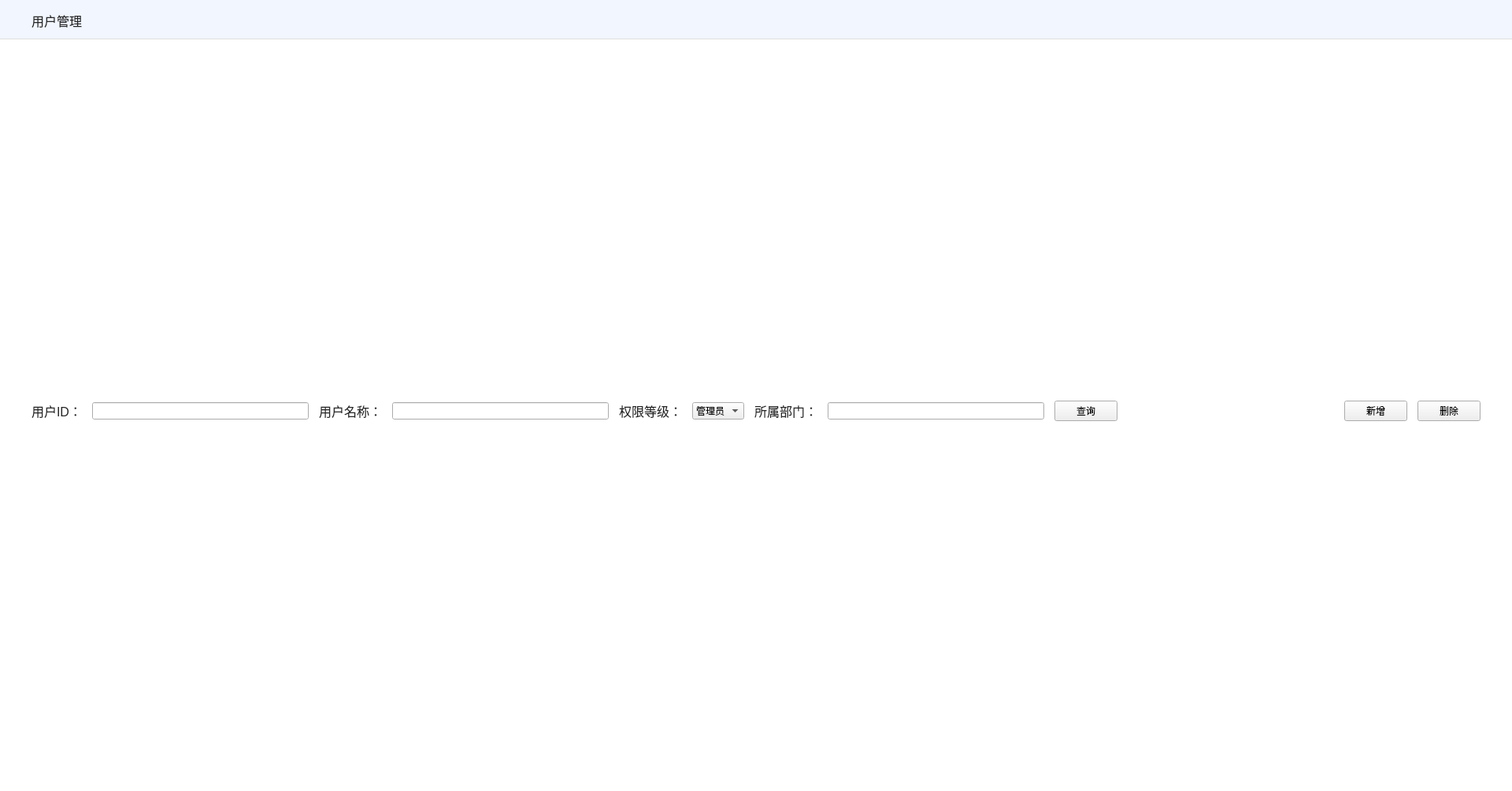
<?xml version="1.0" encoding="UTF-8"?>
<ui version="4.0">
 <class>UserPage</class>
 <widget class="QWidget" name="UserPage">
  <property name="geometry">
   <rect>
    <x>0</x>
    <y>0</y>
    <width>1920</width>
    <height>1005</height>
   </rect>
  </property>
  <property name="windowTitle">
   <string>Form</string>
  </property>
  <property name="styleSheet">
   <string notr="true"/>
  </property>
  <widget class="QWidget" name="topWidget" native="true">
   <property name="geometry">
    <rect>
     <x>0</x>
     <y>0</y>
     <width>1920</width>
     <height>50</height>
    </rect>
   </property>
   <property name="styleSheet">
    <string notr="true">QWidget#topWidget{
	background:rgba(241,246,255,1);
	border-style:solid;
	border-color:#DFDFDF;
	border-width: 0px 0px 1px 0px;
}</string>
   </property>
   <widget class="QLabel" name="label">
    <property name="geometry">
     <rect>
      <x>40</x>
      <y>15</y>
      <width>64</width>
      <height>21</height>
     </rect>
    </property>
    <property name="styleSheet">
     <string notr="true">width:64px;
height:21px;
font-size:16px;
font-family:微软雅黑;
color:rgba(38,38,38,1);
line-height:21px;</string>
    </property>
    <property name="text">
     <string>用户管理</string>
    </property>
   </widget>
  </widget>
  <widget class="QWidget" name="mainWidget" native="true">
   <property name="geometry">
    <rect>
     <x>0</x>
     <y>50</y>
     <width>1920</width>
     <height>955</height>
    </rect>
   </property>
   <property name="styleSheet">
    <string notr="true">QWidget#mainWidget{
	background:#ffffff;
}
QLabel{
width:64px;
height:21px;
font-size:16px;
font-family:微软雅黑;
color:rgba(38,38,38,1);
line-height:21px;
}</string>
   </property>
   <layout class="QVBoxLayout" name="hLayout">
    <property name="spacing">
     <number>13</number>
    </property>
    <property name="leftMargin">
     <number>40</number>
    </property>
    <property name="topMargin">
     <number>30</number>
    </property>
    <property name="rightMargin">
     <number>40</number>
    </property>
    <property name="bottomMargin">
     <number>40</number>
    </property>
    <item>
     <layout class="QHBoxLayout" name="layout">
      <item>
       <widget class="QLabel" name="label_2">
        <property name="text">
         <string>用户ID：</string>
        </property>
       </widget>
      </item>
      <item>
       <widget class="QLineEdit" name="userIdEdit"/>
      </item>
      <item>
       <widget class="QLabel" name="label_3">
        <property name="text">
         <string>用户名称：</string>
        </property>
       </widget>
      </item>
      <item>
       <widget class="QLineEdit" name="userNameEdit"/>
      </item>
      <item>
       <widget class="QLabel" name="label_4">
        <property name="text">
         <string>权限等级：</string>
        </property>
       </widget>
      </item>
      <item>
       <widget class="QComboBox" name="permissionLevelCombo">
        <item>
         <property name="text">
          <string>管理员</string>
         </property>
        </item>
       </widget>
      </item>
      <item>
       <widget class="QLabel" name="label_5">
        <property name="text">
         <string>所属部门：</string>
        </property>
       </widget>
      </item>
      <item>
       <widget class="QLineEdit" name="departmentEdit"/>
      </item>
      <item>
       <widget class="QPushButton" name="queryBtn">
        <property name="text">
         <string>查询</string>
        </property>
       </widget>
      </item>
      <item>
       <spacer name="horizontalSpacer">
        <property name="orientation">
         <enum>Qt::Horizontal</enum>
        </property>
        <property name="sizeHint" stdset="0">
         <size>
          <width>40</width>
          <height>20</height>
         </size>
        </property>
       </spacer>
      </item>
      <item>
       <widget class="QPushButton" name="addBtn">
        <property name="text">
         <string>新增</string>
        </property>
       </widget>
      </item>
      <item>
       <widget class="QPushButton" name="deleteBtn">
        <property name="text">
         <string>删除</string>
        </property>
       </widget>
      </item>
     </layout>
    </item>
   </layout>
  </widget>
 </widget>
 <resources/>
 <connections/>
</ui>
